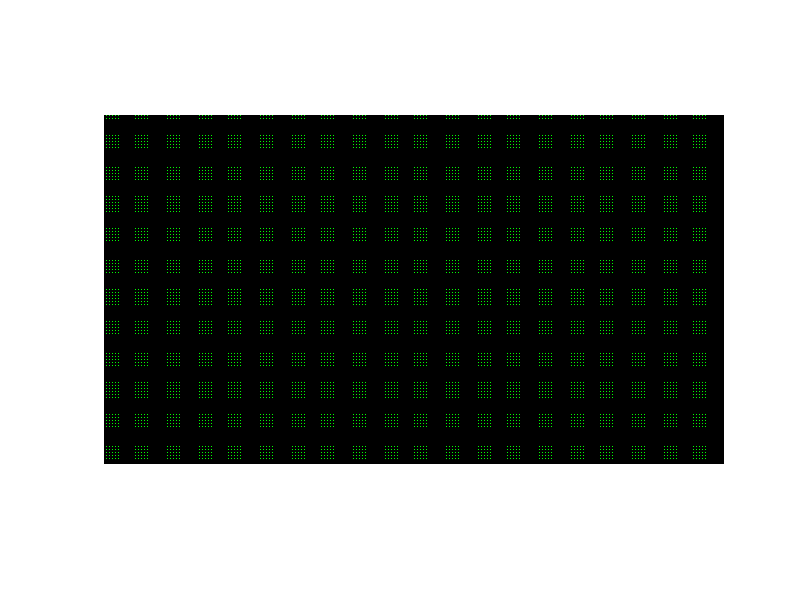

MATLAB code for this plot: (Note: this script raises an error after producing the figure.)
%%

%filename='testAnimated.gif';

orientation="H";

%%
xsize=1280;
ysize=720;
image=zeros(ysize,xsize);
%%
period=6.0;                     % This is now how often a green pixel appears - 1 in [period]
% dutycycle=0.5;                % used for alternating bars
% cutoff=period*(1-dutycycle);  % used for alternating bars
cutoff=1.0;
nImages=1;
colorvect=[0,255,0];
%%
   h= figure;

   
for idx=1:nImages
    image=zeros(ysize,xsize);
    k=idx-1;
    for i=1:1:ysize  
     k=k+1;
         if k<=cutoff
             m = 1;
             for j=1:1:xsize
                 m=m+1;
                 if m<=cutoff
                     image(i,j,1:3)=ones(1,1).*colorvect;
                 end
                 if m==period
                     m=0;
                 end
             end
          % image(i,:,1:3)=ones(xsize,1).*colorvect;  % from when this code
          % only made horizontal lines
         end
         if k==period
             k=0;
         end
    end

imshow(image)
frame=getframe(h);
im{idx}=frame2im(frame);
end

imwrite(image,'TestImages/6pxH.png');


%%
%%
% for idx = 1:nImages
%     [A,map] = rgb2ind(im{idx},256);
%     if idx == 1
%         imwrite(A,map,filename,'gif','LoopCount',Inf,'DelayTime',0.1);
%     else
%         imwrite(A,map,filename,'gif','WriteMode','append','DelayTime',0.1);
%     end
% end
